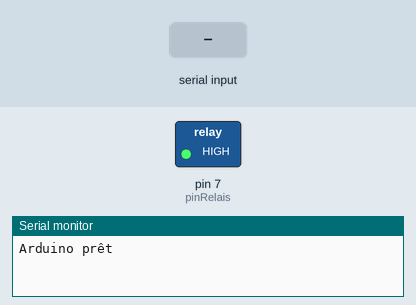
Recording of a sketch running on a simulated Arduino Uno, built with avr-gcc and run on an emulated ATmega328P. Parts: switched loads named in the sketch (green lamp = pin HIGH), the last lines printed to the serial monitor. The inputs (shaded band) are chosen by the test bench.

Above: at 1.2 s.
1.3 s: "90,45\n" received over Serial
At 2.1 s:
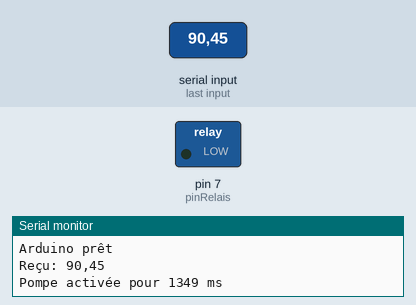
4.1 s: "5\n" received over Serial
At 4.4 s:
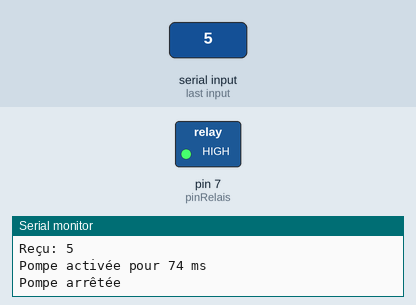
5.6 s: "200\n" received over Serial
At 6.5 s:
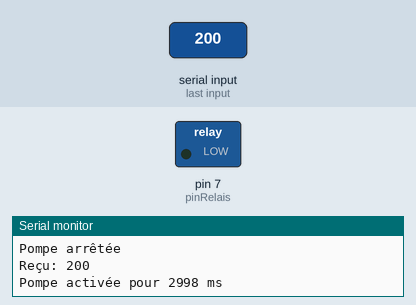
7.1 s: "30,150\n" received over Serial
At 9.6 s:
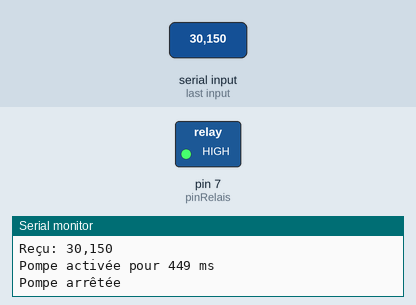
Timing chart, 0 to 11.1 s (numbered marks = the images above; inputs shaded):
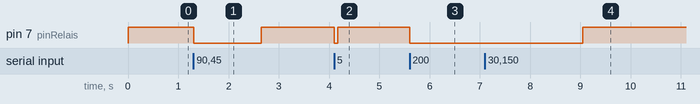

Measured:
- after the input at 1.3 s, pin 7 (pinRelais): HIGH → LOW at once, → HIGH 1.3 s later
- after the input at 4.1 s, pin 7 (pinRelais): HIGH → LOW at once, → HIGH 0.07 s later
- after the input at 5.6 s, pin 7 (pinRelais): HIGH → LOW at once
- after the input at 7.1 s, pin 7 (pinRelais): LOW → HIGH after 2.0 s instead of 1.5 s

The sketch:

electro.ino
```cpp
const int pinRelais = 7;               // Pin relais
const float debitParSeconde = 66.7;    // 240 l/h

bool pompeEnMarche = false;
unsigned long tempsDebut = 0;
unsigned long dureeActivation = 0;

void setup() {
  Serial.begin(9600);
  pinMode(pinRelais, OUTPUT);
  digitalWrite(pinRelais, HIGH);  // Relais OFF (active LOW)
  Serial.println("Arduino prêt");
}

void loop() {
  // Lire les données série uniquement si la pompe n'est pas déjà active
  if (!pompeEnMarche && Serial.available() > 0) {
    String data = Serial.readStringUntil('\n');
    Serial.print("Reçu: ");
    Serial.println(data);

    int quantite = data.toInt();
    if (quantite > 0) {
      dureeActivation = (unsigned long)(quantite / debitParSeconde * 1000);
      pompeEnMarche = true;
      tempsDebut = millis();
      digitalWrite(pinRelais, LOW);  // Pompe ON (active LOW)
      Serial.print("Pompe activée pour ");
      Serial.print(dureeActivation);
      Serial.println(" ms");
    } else {
      Serial.println("Quantité invalide");
    }
  }

  // Vérifier si la pompe doit être arrêtée
  if (pompeEnMarche) {
    unsigned long tempsEcoule = millis() - tempsDebut;
    if (tempsEcoule >= dureeActivation) {
      digitalWrite(pinRelais, HIGH);  // Pompe OFF
      pompeEnMarche = false;
      Serial.println("Pompe arrêtée");
    }
  }
}
```
